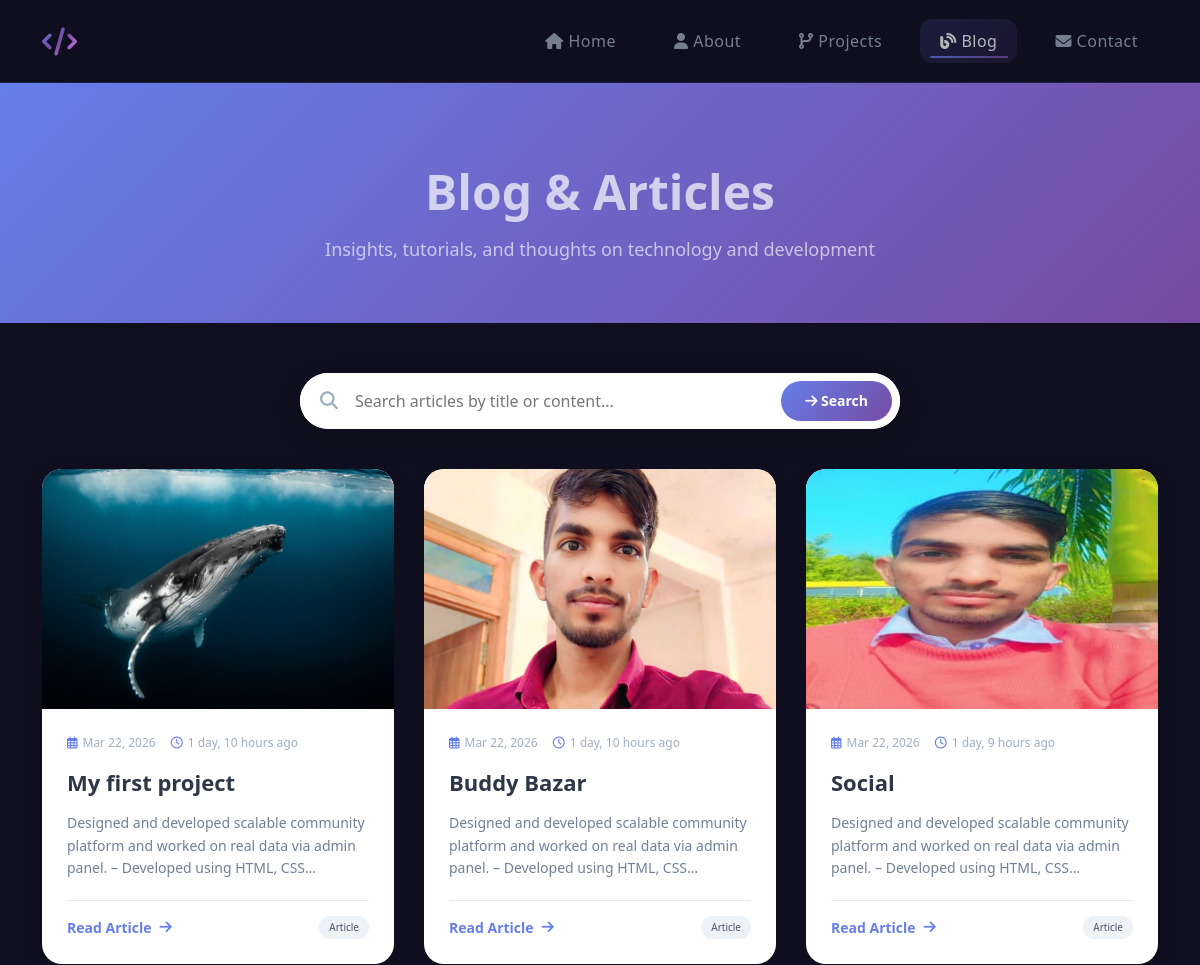
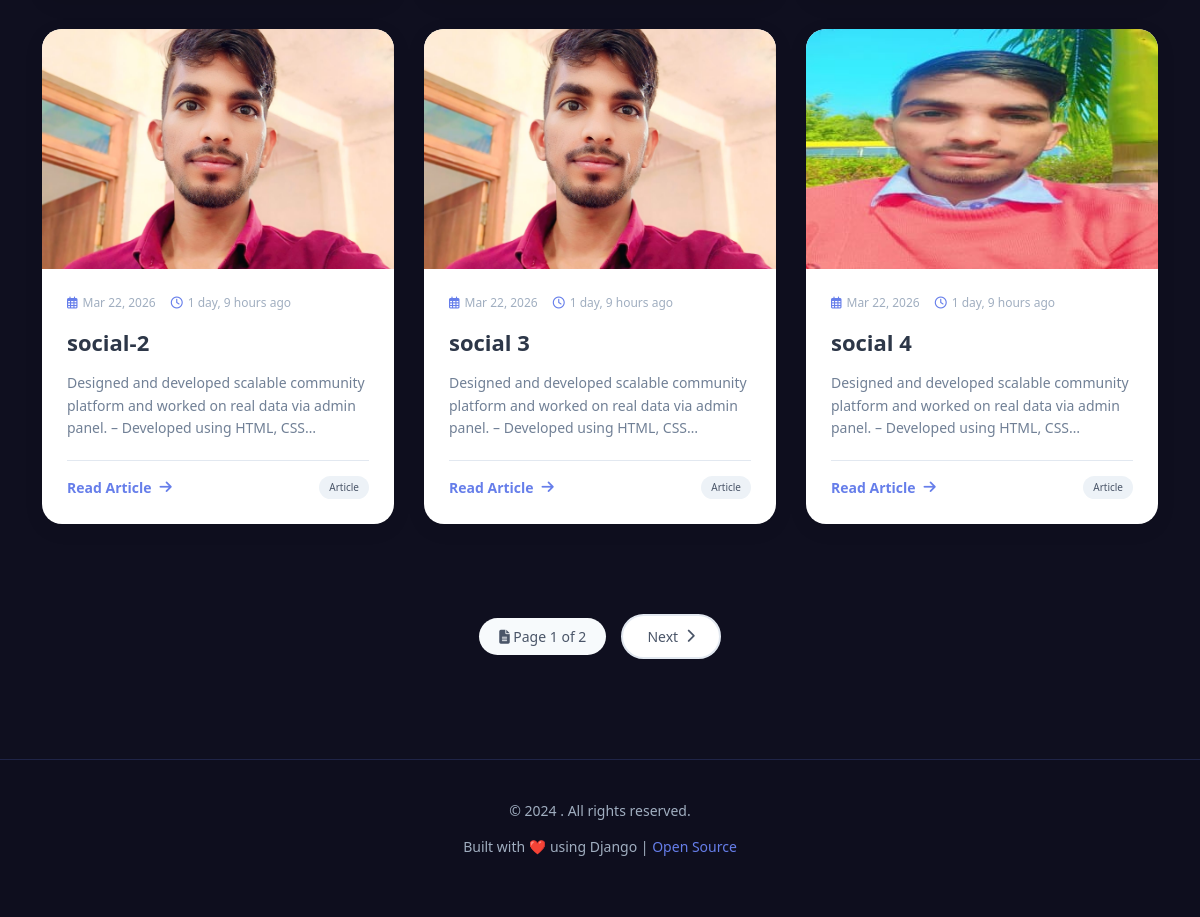
Screenshot of /blog/ with the database file from the repository (2 pictures, top to bottom).
### apps/blog/models.py (models this page shows, shortened)
class Blog(models.Model):
    title = models.CharField(max_length=200)
    slug = models.SlugField(unique=True, blank=True)
    content = models.TextField()
    image = models.ImageField(upload_to='blogs/')
    created_at = models.DateTimeField(auto_now_add=True)

### apps/blog/views.py (the view)
# urls.py: path('', blog_list, name='blog'),
def blog_list(request):
    blogs = Blog.objects.all()
    paginator = Paginator(blogs, 6)  # 👈 6 blogs per page
    page_number = request.GET.get('page')
    page_obj = paginator.get_page(page_number)
    return render(request, 'blog/blog.html', {
        'page_obj': page_obj
    })

### templates/blog/blog.html (shortened to what this page needs)
{% extends 'base.html' %}
{% block content %}
<div class="blog-header">
    <div class="container text-center">
        <h2 data-aos="fade-up">Blog & Articles</h2>
        <p data-aos="fade-up" data-aos-delay="100">Insights, tutorials, and thoughts on technology and development</p>
    </div>
</div>
<div class="container">
    <div class="search-container" data-aos="fade-up" data-aos-delay="150">
        <form method="GET">
            <div class="search-wrapper">
                <input type="text" name="q" placeholder="Search articles by title or content..."
                       class="search-input" value="{{ request.GET.q }}">
                <button type="submit" class="search-button">
                    <i class="fas fa-arrow-right"></i> Search
                </button>
            </div>
        </form>
    </div>
    {% if page_obj %}
    <div class="blog-grid">
        {% for blog in page_obj %}
        <div class="blog-card" data-aos="fade-up" data-aos-delay="{{ forloop.counter|add:50 }}">
            <div class="blog-image">
                <img src="{{ blog.image.url }}" alt="{{ blog.title }}">
            </div>
            <div class="blog-content">
                <div class="blog-meta">
                    <span><i class="far fa-calendar-alt"></i> {{ blog.created_at|date:"M d, Y" }}</span>
                    <span><i class="far fa-clock"></i> {{ blog.created_at|timesince }} ago</span>
                </div>
                <h3 class="blog-title">{{ blog.title }}</h3>
                <p class="blog-excerpt">{{ blog.content|striptags|truncatechars:120 }}</p>
                <div class="blog-footer">
                    <a href="{% url 'blog_detail' blog.slug %}" class="read-link">
                        Read Article <i class="fas fa-arrow-right"></i>
                    </a>
                    <div class="blog-tags">
                        <span class="tag">Article</span>
                    </div>
                </div>
            </div>
        </div>
        {% endfor %}
    </div>
    {% if page_obj.has_other_pages %}
    <div class="pagination-wrapper">
        <span class="pagination-info">
            <i class="fas fa-file-alt"></i> Page {{ page_obj.number }} of {{ page_obj.paginator.num_pages }}
        </span>
        {% if page_obj.has_next %}
        <a href="?page={{ page_obj.next_page_number }}{% if request.GET.q %}&q={{ request.GET.q }}{% endif %}"
           class="pagination-btn">
            Next <i class="fas fa-chevron-right"></i>
        </a>
        {% endif %}
    </div>
    {% endif %}
    {% endif %}
</div>
{% endblock %}

### templates/base.html (shortened to what this page needs)
{% load static %}
<!DOCTYPE html>
<html lang="en">
<head>
    <link href="https://cdn.jsdelivr.net/npm/bootstrap@5.3.0/dist/css/bootstrap.min.css" rel="stylesheet">
    <link href="https://unpkg.com/aos@2.3.4/dist/aos.css" rel="stylesheet">
    <link rel="stylesheet" href="https://cdnjs.cloudflare.com/ajax/libs/font-awesome/6.5.0/css/all.min.css">
    <link rel="stylesheet" href="https://cdn.jsdelivr.net/npm/@splidejs/splide@4/dist/css/splide.min.css">
    <link rel="stylesheet" href="{% static 'css/style.css' %}">
</head>
<body>
<nav class="navbar navbar-expand-lg custom-nav">
    <div class="container">
        <a class="navbar-brand fw-bold" href="/">
            <i class="fas fa-code"></i> {{ profile.name }}
        </a>
        <div class="collapse navbar-collapse" id="navMenu">
            <ul class="navbar-nav ms-auto text-center">
                <li class="nav-item">
                    <a href="/" class="nav-link">
                        <i class="fas fa-home"></i> Home
                    </a>
                </li>
                <li class="nav-item">
                    <a href="/about/" class="nav-link">
                        <i class="fas fa-user"></i> About
                    </a>
                </li>
                <li class="nav-item">
                    <a href="/projects/" class="nav-link">
                        <i class="fas fa-code-branch"></i> Projects
                    </a>
                </li>
                <li class="nav-item">
                    <a href="/blog/" class="nav-link">
                        <i class="fas fa-blog"></i> Blog
                    </a>
                </li>
                <li class="nav-item">
                    <a href="/contact/" class="nav-link">
                        <i class="fas fa-envelope"></i> Contact
                    </a>
                </li>
            </ul>
        </div>
    </div>
</nav>
<main class="main-content">
    {% block content %}{% endblock %}
</main>
<footer class="footer">
    <div class="container">
        <div class="footer-content">
            <div class="footer-text">
                &copy; 2024 {{ profile.name }}. All rights reserved.
            </div>
            <div class="footer-text">
                Built with <span class="heart">❤️</span> using Django |
                <a href="https://github.com" target="_blank">Open Source</a>
            </div>
        </div>
    </div>
</footer>
</body>
</html>

### static/css/style.css (style rules this page uses)
:root { --bg-color: #0f172a; --card-color: #1e293b; --primary: #38bdf8; --text: #ffffff; }
body { overflow-x: hidden; }
body { background-color: var(--bg-color); color: var(--text); font-size: 16px; }
.custom-nav { background-color: #020617; padding: 12px; }
.nav-link { color: white !important; margin-left: 10px; }
.text-center { font-size: 16px; opacity: 0.7; }

### templates/base.html (style rules this page uses)
:root { --primary-gradient: linear-gradient(135deg, #667eea 0%, #764ba2 100%); --secondary-gradient: linear-gradient(135deg, #f093fb 0%, #f5576c 100%); --accent-gradient: linear-gradient(135deg, #4facfe 0%, #00f2fe 100%); --dark-bg: #0f0f1f; --card-bg: rgba(255, 255, 255, 0.05); --text-light: #ffffff; --text-gray: #a0aec0; }
body { background: var(--dark-bg); font-family: 'Poppins', 'Segoe UI', Tahoma, Geneva, Verdana, sans-serif; overflow-x: hidden; color: var(--text-light); }
.custom-nav { background: rgba(15, 15, 31, 0.95); backdrop-filter: blur(20px); padding: 15px 0; position: sticky; top: 0; z-index: 1000; transition: all 0.3s ease; border-bottom: 1px solid rgba(102, 126, 234, 0.2); }
.navbar-brand { font-size: 28px; font-weight: 800; background: linear-gradient(135deg, #667eea 0%, #764ba2 50%, #f093fb 100%); -webkit-background-clip: text; -webkit-text-fill-color: transparent; background-clip: text; transition: all 0.3s ease; position: relative; }
.navbar-nav { gap: 8px; }
.nav-link { color: var(--text-gray) !important; font-weight: 500; font-size: 16px; padding: 10px 20px !important; border-radius: 12px; transition: all 0.3s ease; position: relative; letter-spacing: 0.5px; }
.nav-link::before { content: ''; position: absolute; bottom: 5px; left: 50%; transform: translateX(-50%) scaleX(0); width: 80%; height: 2px; background: linear-gradient(135deg, #667eea, #764ba2); transition: transform 0.3s ease; border-radius: 2px; }
.nav-link.active { background: linear-gradient(135deg, rgba(102, 126, 234, 0.2), rgba(118, 75, 162, 0.2)); color: white !important; }
.nav-link.active::before { transform: translateX(-50%) scaleX(1); }
.main-content { min-height: calc(100vh - 200px); animation: fadeIn 0.5s ease-out; }
.footer { background: rgba(15, 15, 31, 0.95); backdrop-filter: blur(20px); padding: 40px 0; margin-top: 60px; border-top: 1px solid rgba(102, 126, 234, 0.2); }
.footer-content { text-align: center; }
.footer-text { color: var(--text-gray); font-size: 14px; margin-bottom: 15px; }
.footer-text a { color: #667eea; text-decoration: none; transition: color 0.3s ease; }
.heart { color: #f5576c; animation: heartbeat 1.5s ease infinite; display: inline-block; }

### rows the page displays
Blog: image (picture), created_at "Mar 22, 2026", created_at "1 day, 10 hours", title "My first project", content "Designed and developed scalable community platform and worked on real data via admin panel. – Developed using HTML, CSS…"
Blog: image (picture), created_at "Mar 22, 2026", created_at "1 day, 10 hours", title "Buddy Bazar", content "Designed and developed scalable community platform and worked on real data via admin panel. – Developed using HTML, CSS…"
Blog: image (picture), created_at "Mar 22, 2026", created_at "1 day, 9 hours", title "Social", content "Designed and developed scalable community platform and worked on real data via admin panel. – Developed using HTML, CSS…"
Blog: image (picture), created_at "Mar 22, 2026", created_at "1 day, 9 hours", title "social-2", content "Designed and developed scalable community platform and worked on real data via admin panel. – Developed using HTML, CSS…"
Blog: image (picture), created_at "Mar 22, 2026", created_at "1 day, 9 hours", title "social 3", content "Designed and developed scalable community platform and worked on real data via admin panel. – Developed using HTML, CSS…"
Blog: image (picture), created_at "Mar 22, 2026", created_at "1 day, 9 hours", title "social 4", content "Designed and developed scalable community platform and worked on real data via admin panel. – Developed using HTML, CSS…"

### other values shown
{{ page_obj.number }} "1"
{{ page_obj.paginator.num_pages }} "2"
